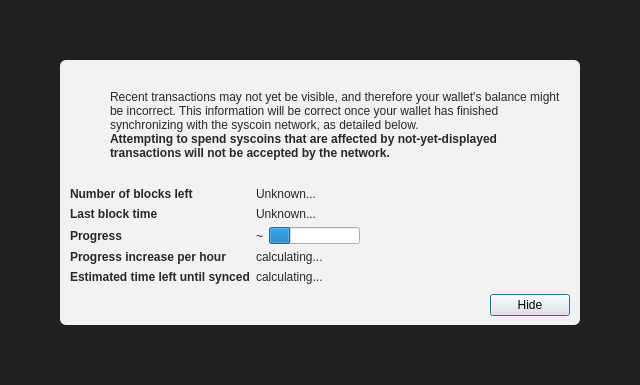
<?xml version="1.0" encoding="UTF-8"?>
<ui version="4.0">
 <class>ModalOverlay</class>
 <widget class="ModalOverlay" name="ModalOverlay">
  <property name="geometry">
   <rect>
    <x>0</x>
    <y>0</y>
    <width>640</width>
    <height>385</height>
   </rect>
  </property>
  <property name="windowTitle">
   <string>Form</string>
  </property>
  <layout class="QVBoxLayout" name="verticalLayout" stretch="0">
   <property name="sizeConstraint">
    <enum>QLayout::SetDefaultConstraint</enum>
   </property>
   <property name="leftMargin">
    <number>0</number>
   </property>
   <property name="topMargin">
    <number>0</number>
   </property>
   <property name="rightMargin">
    <number>0</number>
   </property>
   <property name="bottomMargin">
    <number>0</number>
   </property>
   <item>
    <widget class="QWidget" name="bgWidget" native="true">
     <property name="styleSheet">
      <string notr="true">#bgWidget { background: rgba(0,0,0,220); }</string>
     </property>
     <layout class="QVBoxLayout" name="verticalLayoutMain" stretch="1">
      <property name="leftMargin">
       <number>60</number>
      </property>
      <property name="topMargin">
       <number>60</number>
      </property>
      <property name="rightMargin">
       <number>60</number>
      </property>
      <property name="bottomMargin">
       <number>60</number>
      </property>
      <item>
       <widget class="QWidget" name="contentWidget" native="true">
        <property name="styleSheet">
         <string notr="true">#contentWidget { background: rgba(255,255,255,240); border-radius: 6px; }

QLabel { color: rgb(40,40,40);  }</string>
        </property>
        <layout class="QVBoxLayout" name="verticalLayoutSub" stretch="1,0,0,0">
         <property name="spacing">
          <number>0</number>
         </property>
         <property name="leftMargin">
          <number>10</number>
         </property>
         <property name="topMargin">
          <number>10</number>
         </property>
         <property name="rightMargin">
          <number>10</number>
         </property>
         <property name="bottomMargin">
          <number>10</number>
         </property>
         <item>
          <layout class="QHBoxLayout" name="horizontalLayoutIconText" stretch="0,1">
           <property name="topMargin">
            <number>20</number>
           </property>
           <item>
            <layout class="QVBoxLayout" name="verticalLayoutIcon">
             <property name="leftMargin">
              <number>0</number>
             </property>
             <item>
              <widget class="QPushButton" name="warningIcon">
               <property name="enabled">
                <bool>false</bool>
               </property>
               <property name="text">
                <string/>
               </property>
               <property name="icon">
                <iconset>
                 <normaloff>:/icons/warning</normaloff>
                 <disabledoff>:/icons/warning</disabledoff>:/icons/warning</iconset>
               </property>
               <property name="iconSize">
                <size>
                 <width>48</width>
                 <height>48</height>
                </size>
               </property>
               <property name="flat">
                <bool>true</bool>
               </property>
              </widget>
             </item>
             <item>
              <spacer name="verticalSpacerWarningIcon">
               <property name="orientation">
                <enum>Qt::Vertical</enum>
               </property>
               <property name="sizeHint" stdset="0">
                <size>
                 <width>20</width>
                 <height>40</height>
                </size>
               </property>
              </spacer>
             </item>
            </layout>
           </item>
           <item>
            <layout class="QVBoxLayout" name="verticalLayoutInfoText">
             <property name="leftMargin">
              <number>0</number>
             </property>
             <property name="topMargin">
              <number>0</number>
             </property>
             <item>
              <widget class="QLabel" name="infoText">
               <property name="text">
                <string>Recent transactions may not yet be visible, and therefore your wallet's balance might be incorrect. This information will be correct once your wallet has finished synchronizing with the syscoin network, as detailed below.</string>
               </property>
               <property name="textFormat">
                <enum>Qt::RichText</enum>
               </property>
               <property name="wordWrap">
                <bool>true</bool>
               </property>
              </widget>
             </item>
             <item>
              <widget class="QLabel" name="infoTextStrong">
               <property name="font">
                <font>
                 <weight>75</weight>
                 <bold>true</bold>
                </font>
               </property>
               <property name="text">
                <string>Attempting to spend syscoins that are affected by not-yet-displayed transactions will not be accepted by the network.</string>
               </property>
               <property name="textFormat">
                <enum>Qt::RichText</enum>
               </property>
               <property name="wordWrap">
                <bool>true</bool>
               </property>
              </widget>
             </item>
             <item>
              <spacer name="verticalSpacerInTextSpace">
               <property name="orientation">
                <enum>Qt::Vertical</enum>
               </property>
               <property name="sizeHint" stdset="0">
                <size>
                 <width>20</width>
                 <height>40</height>
                </size>
               </property>
              </spacer>
             </item>
            </layout>
           </item>
          </layout>
         </item>
         <item>
          <spacer name="verticalSpacerAfterText">
           <property name="orientation">
            <enum>Qt::Vertical</enum>
           </property>
           <property name="sizeHint" stdset="0">
            <size>
             <width>20</width>
             <height>40</height>
            </size>
           </property>
          </spacer>
         </item>
         <item>
          <layout class="QFormLayout" name="formLayout">
           <property name="fieldGrowthPolicy">
            <enum>QFormLayout::FieldsStayAtSizeHint</enum>
           </property>
           <property name="horizontalSpacing">
            <number>6</number>
           </property>
           <property name="verticalSpacing">
            <number>6</number>
           </property>
           <property name="topMargin">
            <number>10</number>
           </property>
           <item row="0" column="0">
            <widget class="QLabel" name="labelNumberOfBlocksLeft">
             <property name="font">
              <font>
               <weight>75</weight>
               <bold>true</bold>
              </font>
             </property>
             <property name="text">
              <string>Number of blocks left</string>
             </property>
            </widget>
           </item>
           <item row="0" column="1">
            <widget class="QLabel" name="numberOfBlocksLeft">
             <property name="text">
              <string>Unknown...</string>
             </property>
            </widget>
           </item>
           <item row="1" column="0">
            <widget class="QLabel" name="labelLastBlockTime">
             <property name="font">
              <font>
               <weight>75</weight>
               <bold>true</bold>
              </font>
             </property>
             <property name="text">
              <string>Last block time</string>
             </property>
            </widget>
           </item>
           <item row="1" column="1">
            <widget class="QLabel" name="newestBlockDate">
             <property name="sizePolicy">
              <sizepolicy hsizetype="Maximum" vsizetype="Preferred">
               <horstretch>0</horstretch>
               <verstretch>0</verstretch>
              </sizepolicy>
             </property>
             <property name="text">
              <string>Unknown...</string>
             </property>
            </widget>
           </item>
           <item row="2" column="0">
            <widget class="QLabel" name="labelSyncDone">
             <property name="font">
              <font>
               <weight>75</weight>
               <bold>true</bold>
              </font>
             </property>
             <property name="text">
              <string>Progress</string>
             </property>
            </widget>
           </item>
           <item row="2" column="1">
            <layout class="QHBoxLayout" name="horizontalLayoutSync" stretch="0,1">
             <item>
              <widget class="QLabel" name="percentageProgress">
               <property name="text">
                <string notr="true">~</string>
               </property>
              </widget>
             </item>
             <item>
              <widget class="QProgressBar" name="progressBar">
               <property name="value">
                <number>24</number>
               </property>
               <property name="format">
                <string/>
               </property>
              </widget>
             </item>
            </layout>
           </item>
           <item row="4" column="0">
            <widget class="QLabel" name="labelProgressIncrease">
             <property name="font">
              <font>
               <weight>75</weight>
               <bold>true</bold>
              </font>
             </property>
             <property name="text">
              <string>Progress increase per hour</string>
             </property>
            </widget>
           </item>
           <item row="4" column="1">
            <widget class="QLabel" name="progressIncreasePerH">
             <property name="text">
              <string>calculating...</string>
             </property>
            </widget>
           </item>
           <item row="5" column="0">
            <widget class="QLabel" name="labelEstimatedTimeLeft">
             <property name="font">
              <font>
               <weight>75</weight>
               <bold>true</bold>
              </font>
             </property>
             <property name="text">
              <string>Estimated time left until synced</string>
             </property>
            </widget>
           </item>
           <item row="5" column="1">
            <widget class="QLabel" name="expectedTimeLeft">
             <property name="text">
              <string>calculating...</string>
             </property>
            </widget>
           </item>
          </layout>
         </item>
         <item>
          <layout class="QHBoxLayout" name="horizontalLayoutButtons">
           <property name="leftMargin">
            <number>10</number>
           </property>
           <property name="topMargin">
            <number>10</number>
           </property>
           <item>
            <spacer name="horizontalSpacer">
             <property name="orientation">
              <enum>Qt::Horizontal</enum>
             </property>
             <property name="sizeHint" stdset="0">
              <size>
               <width>40</width>
               <height>20</height>
              </size>
             </property>
            </spacer>
           </item>
           <item>
            <widget class="QPushButton" name="closeButton">
             <property name="text">
              <string>Hide</string>
             </property>
             <property name="focusPolicy">
              <enum>Qt::StrongFocus</enum>
             </property>
             <property name="default">
              <bool>true</bool>
             </property>
            </widget>
           </item>
          </layout>
         </item>
        </layout>
       </widget>
      </item>
     </layout>
    </widget>
   </item>
  </layout>
 </widget>
 <customwidgets>
  <customwidget>
   <class>ModalOverlay</class>
   <extends>QWidget</extends>
   <header>qt/modaloverlay.h</header>
   <container>1</container>
  </customwidget>
 </customwidgets>
 <resources/>
 <connections/>
</ui>
